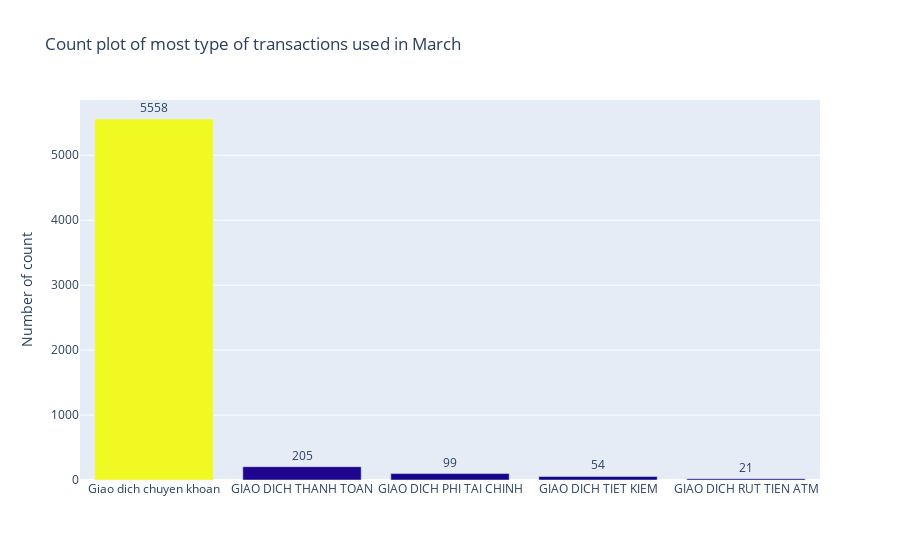

Write notebook code for a chart like this one.
### Code cell
#most_act_mar2021
most_act_count3 = df['most_act_mar2021'].value_counts().reset_index().rename(columns={'index':'index','most_act_mar2021':'count'})
fig = go.Figure(go.Bar(
    x = most_act_count3['index'],y = most_act_count3['count'],text=most_act_count3['count'],marker={'color': most_act_count3['count']}
    ,textposition = "outside"))
fig.update_layout(title_text='Count plot of most type of transactions used in March ',yaxis_title="Number of count")
fig.show()

### Figure 1 — Plotly figure (JSON) as saved in the notebook; plotly's stock layout.template omitted (floating-point values rounded to 4 significant figures)
{"data": [{"marker": {"color": [5558, 205, 99, 54, 21]}, "text": [5558, 205, 99, 54, 21], "textposition": "outside", "type": "bar", "x": ["Giao dich chuyen khoan", "GIAO DICH THANH TOAN", "GIAO DICH PHI TAI CHINH", "GIAO DICH TIET KIEM", "GIAO DICH RUT TIEN ATM"], "y": [5558, 205, 99, 54, 21]}], "layout": {"autosize": true, "title": {"text": "Count plot of most type of transactions used in March "}, "xaxis": {"autorange": true, "range": [-0.5, 4.5], "type": "category"}, "yaxis": {"autorange": true, "range": [0, 5851.0], "title": {"text": "Number of count"}, "type": "linear"}}}
